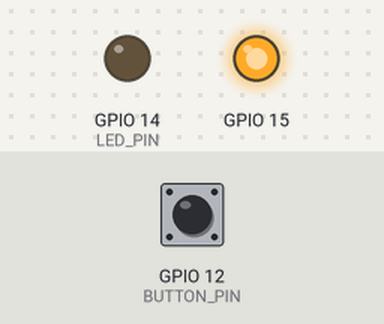
This sketch was run on a simulated ESP8266 (NodeMCU). On the bench: output pins drawn as LEDs (lit = HIGH). The test bench sets the inputs (shaded band); at power-on: GPIO 12 (BUTTON_PIN) HIGH. WiFi joins after 1.5 s; servers stay silent unless stated; what the sketch prints to the serial monitor is not drawn.

Above: at 2.7 s.
2.8 s: GPIO 12 (BUTTON_PIN) pulled LOW for 0.15 s
At 2.88 s:
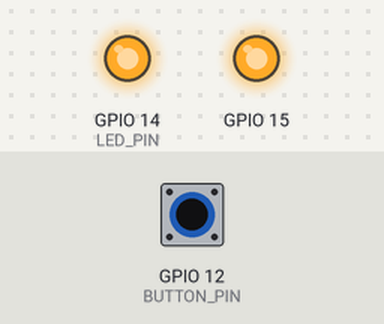
4.4 s: GPIO 12 (BUTTON_PIN) pulled LOW for 3.2 s
At 8.7 s:
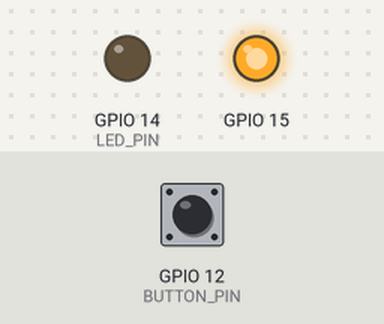
Timing chart, 0 to 10.2 s (numbered marks = the images above; inputs shaded):
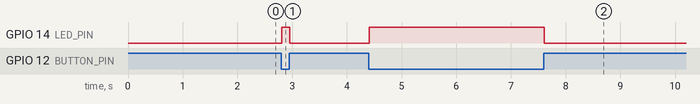

The sketch:

wiolink_wifimanager.ino
```cpp
#include <ESP8266WiFi.h>          //https://github.com/esp8266/Arduino

//needed for library
#include <DNSServer.h>
#include <ESP8266WebServer.h>
#include <WiFiManager.h>         //https://github.com/tzapu/WiFiManager

#include <Bounce2.h>

#define LED_PIN 14
#define BUTTON_PIN 12

// Instantiate a Bounce object
Bounce debouncer = Bounce();

void setup() {
    // put your setup code here, to run once:
    Serial.begin(115200);

    //WiFiManager
    //Local intialization. Once its business is done, there is no need to keep it around
    WiFiManager wifiManager;
    //reset saved settings
    //wifiManager.resetSettings();

    //set custom ip for portal
    //wifiManager.setAPStaticIPConfig(IPAddress(10,0,1,1), IPAddress(10,0,1,1), IPAddress(255,255,255,0));

    //fetches ssid and pass from eeprom and tries to connect
    //if it does not connect it starts an access point with the specified name
    //here  "AutoConnectAP"
    //and goes into a blocking loop awaiting configuration
    //or use this for auto generated name ESP + ChipID
    wifiManager.autoConnect();

    //if you get here you have connected to the WiFi
    Serial.println("connected...yeey :)");

    // Enable digital pins
    pinMode(15, OUTPUT);
    digitalWrite(15, 1);

    // Setup the first button with an internal pull-up :
    pinMode(BUTTON_PIN, INPUT_PULLUP);
    // After setting up the button, setup the Bounce instance :
    debouncer.attach(BUTTON_PIN);
    debouncer.interval(5); // interval in ms

    pinMode(LED_PIN, OUTPUT);

}

void loop() {
    debouncer.update();

    // Get the updated value :
    int value = debouncer.read();

    // Turn on the LED if either button is pressed :
    if ( value == LOW) {
        digitalWrite(LED_PIN, HIGH);
    } else {
        digitalWrite(LED_PIN, LOW);
    }
}
```

Measured:
- after the input at 2.8 s, GPIO 14 (LED_PIN): LOW → HIGH at once, → LOW 0.15 s later
- after the input at 4.4 s, GPIO 14 (LED_PIN): LOW → HIGH at once, → LOW 3.2 s later
